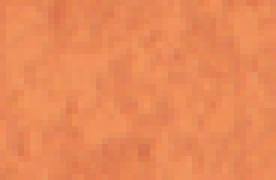
#> input picture example/111/107.png, 46 x 30 px (shown 6 times larger); its folder holds only this picture in this run
$ python -i ha.py   (imports and definitions only)   (older library calls are emulated)
#> lines starting #> are read from the running program, lines starting #| are printed output that depends on the picture; after the words box and inside, x2 and y2 are one past the last pixel; in counts of white or black regions, pixels touching at a corner belong together
from __future__ import (
    division,
    print_function,
)
# _*_ coding:utf-8 _*_

import a
import cv2
import sys
import array
#reload(sys)

#sys.setdefaultencoding('utf-8')
import cv2
import os as _os
import numpy as np
import skimage.data
import matplotlib.pyplot as plt
import matplotlib.patches as mpatches
import selectivesearch
from PIL import Image
import matplotlib.pyplot as plt
import a
import scipy.signal as signal
from skimage import data,filters
import scipy.misc

from skimage.data import data_dir
from skimage.io import imread, use_plugin
from skimage._shared._warnings import expected_warnings
from skimage.data._binary_blobs import binary_blobs
from skimage.data import img_as_bool

from PIL import Image

from pylab import *

from PIL import Image

import tkinter
from tkinter import filedialog

#path1="123123"
# [1 line not run here, left out]
path1='123123'

# [1 line not run here, left out]
path2='111'


def chuancan(A):
	global path2
	A=path2

#button1 打开文件对话框
def openfiles2():
    s2fname = filedialog.askopenfilename(title='打开bmp文件', filetypes=[('bmp', '*'), ('All Files', '*')])
#> the answer given: 111/107.png
    print(s2fname)
    global path1
    path1=s2fname
    global path2
    path3=path1.split('.')
    path2=path3[0]

    chuancan(path2)
    #print(path2)


    #print(path1)
    #img = Image.open(s2fname)  #打开图片
    img = Image.open(s2fname)  #打开图片
#> img is the input picture: PIL image 46x30 RGB; mean R, G, B 233.5, 137.3, 88
    img1=Image.open(s2fname)

    (x,y) = img.size  #更改图片尺寸
#> x = 46; y = 30
    x_s=512
    y_s=512
    img=img.resize((x_s,y_s),Image.ANTIALIAS)
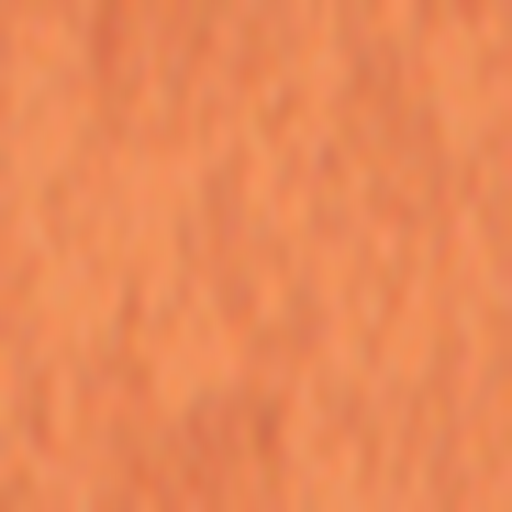
#> img: PIL image 512x512 RGB; mean R, G, B 233.5, 137.3, 88
    img1=img1.resize((x_s,y_s),Image.ANTIALIAS)

    im1 = array(img.convert('L'))   #将图片灰度化
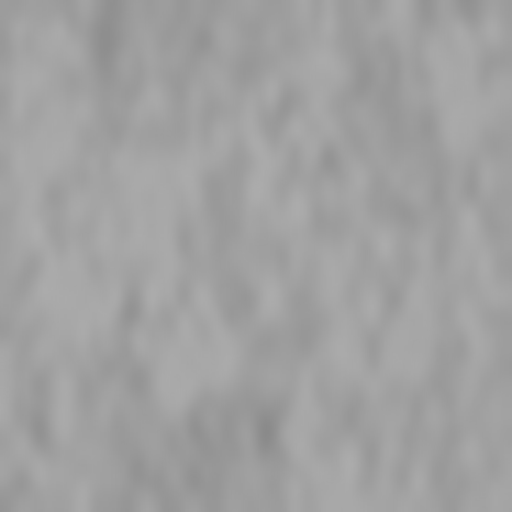
#> im1: shape (512, 512); min 138, max 172, mean 160.4
    scipy.misc.imsave('C:\\Users\\Administrator\\Desktop\\lily\\img.png', im1)
    scipy.misc.imsave('C:\\Users\\Administrator\\Desktop\\lily\\yuantu.png', img1)


    #将图片三值化
    img_new=im1
    im=img_new
    imm=im
    threshold=160
    for i in range(0,im.shape[0]):
        for j in range(0,im.shape[1]):
            if imm[i][j]>=threshold:
                imm[i][j]=255
            else:
                if imm[i][j]>threshold-50:
                    imm[i][j]=125
                else:
                    imm[i][j]=0
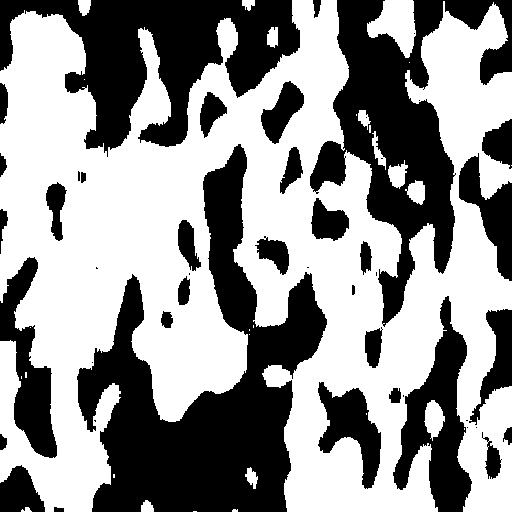
#> imm: shape (512, 512); values 125 (black) and 255 (white), 57.4% white; 47 black regions (15 under 20 px), largest, box (x1, y1, x2, y2) and area: (77, 144, 327, 512) 35906, (310, 0, 512, 327) 22922, (0, 0, 300, 157) 21626

    #中值滤波
    for i in range (10):   #迭代次数
        imgg = cv2.medianBlur(imm,5)  #5*5
#> this loop made 10 passes
#> pass 1, in openfiles2, `imgg = cv2.medianBlur(imm,5)`:
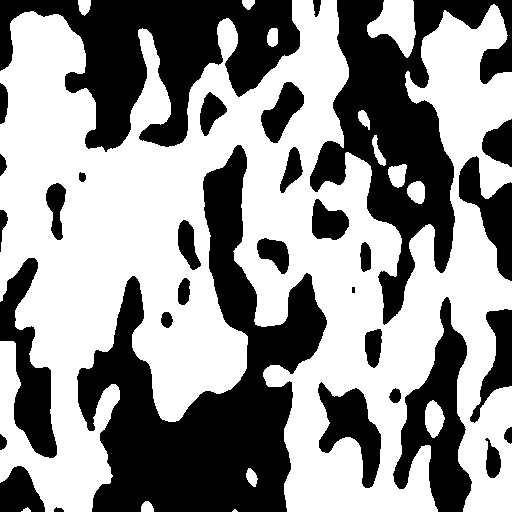
#> imgg: shape (512, 512); values 125 (black) and 255 (white), 57.4% white; 32 black regions (1 under 20 px), largest, box (x1, y1, x2, y2) and area: (77, 145, 327, 512) 35937, (310, 0, 512, 325) 22990, (0, 0, 300, 152) 21644

    plt.subplot(1,2,1),plt.imshow(imm,'gray')
    scipy.misc.imsave('C:\\Users\\Administrator\\Desktop\\lily\\sanzhi.png', imm)
    plt.subplot(1,2,2),plt.imshow(imgg,'gray')#默认彩色，另一种彩色bgr
    scipy.misc.imsave('C:\\Users\\Administrator\\Desktop\\lily\\lvbo1.png', imgg)
    # [11 lines of commented-out code are left out]


# [20 lines left out: functions xianshi_tiqu, xianshi_lvbo, not called in this run]


def tiqu():
    import example
    example.mn()

# [26 lines left out: function mkdir, not called in this run]

# 定义要创建的目录
#mkpath="C:\\Users\\Administrator\\Desktop\\hahhh"
#mkdir(mkpath)
# 调用函数


#窗体
# [3 lines not run here, left out]
#root.geometry('500x300+500+200')
# [1 line that did not run here, left out]

# [1 line that did not run here, left out]
# [1 line that did not run here, left out]
#btn3 = tkinter.Button(root, text='打开提取文件',bg = 'gray',font = ('宋体',12),width=12,height=2, command=tiqu)
# [1 line that did not run here, left out]
# [1 line that did not run here, left out]
# [1 line that did not run here, left out]


# [5 lines not run here, left out]

# [12 lines of commented-out code are left out]
# [1 line that did not run here, left out]
# [1 line not run here, left out]

# [1 line that did not run here, left out]
# [4 lines of commented-out code are left out]

import os
path8 = "C:\\Users\\Administrator\\Desktop\\aa" #文件夹目录
# [1 line that did not run here, left out]
#print(files)
strA=""
temp=[]
i=0
# [24 lines not run here, left out]

'''
for i in range(len(temp)):
    img_png = tkinter.PhotoImage(file = temp[i])
    print("img_png====")
    print(temp[i])
    label_img=tkinter.Label(root, image = img_png,width = 100,height = 100,text = 'left')
    #label_img=tkinter.Label(root, image = img_png,width = 100,height = 100,text = 'left')
    #label_img.pack(ipadx=i*33.5 ,ipady=i*36.2)
    #label_img.pack(padx=i*33.5 ,pady=i*36.2)

label_img.pack(side = 'left')
'''
#btn2.pack(side='left')

# [1 line not run here, left out]

>>> result = openfiles2()

$ run again, on example/111/111.png
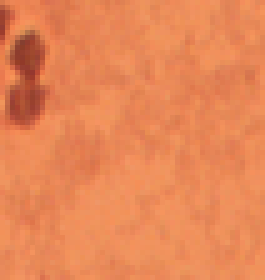
#> input picture example/111/111.png, 53 x 56 px (shown 5 times larger)
#> in openfiles2, img is the input picture: PIL image 53x56 RGB; mean R, G, B 231.4, 134.8, 86.6
#> img: PIL image 512x512 RGB
#> in openfiles2, `im1 = array(img.convert('L'))`:
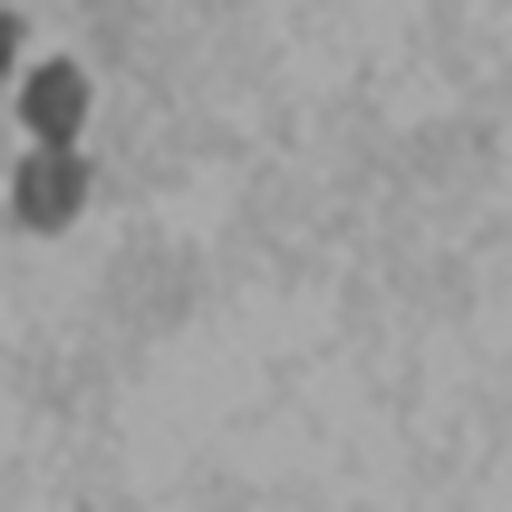
#> im1: shape (512, 512); min 77, max 177, mean 158.2
#> the loop in openfiles2, `for i in range (10):` made 10 passes
#> pass 1, in openfiles2, `imgg = cv2.medianBlur(imm,5)`:
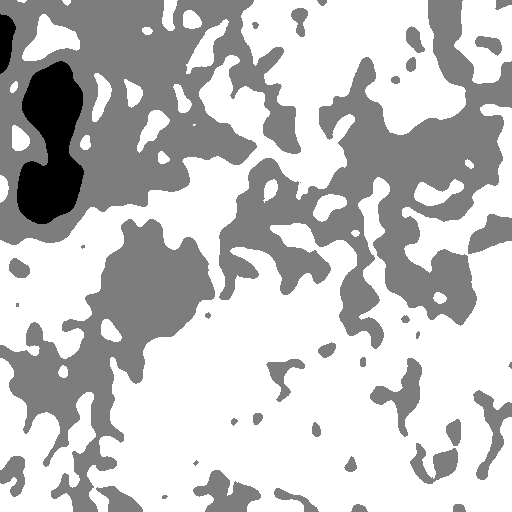
#> imgg: shape (512, 512); min 0, max 255, mean 194.4

$ run again, on example/111/112.png
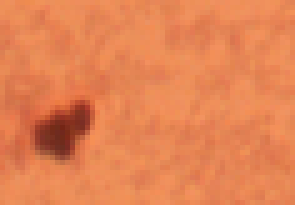
#> input picture example/111/112.png, 59 x 41 px (shown 5 times larger)
#> in openfiles2, img is the input picture: PIL image 59x41 RGB; mean R, G, B 228.5, 131.4, 83.4
#> img: PIL image 512x512 RGB
#> in openfiles2, `im1 = array(img.convert('L'))`:
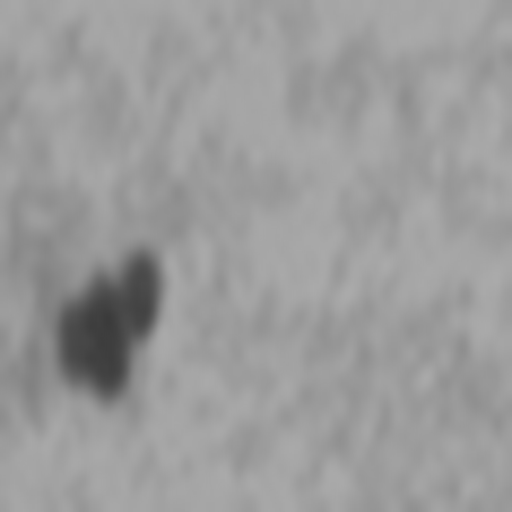
#> im1: shape (512, 512); min 59, max 170, mean 155
#> the loop in openfiles2, `for i in range (10):` made 10 passes
#> pass 1, in openfiles2, `imgg = cv2.medianBlur(imm,5)`:
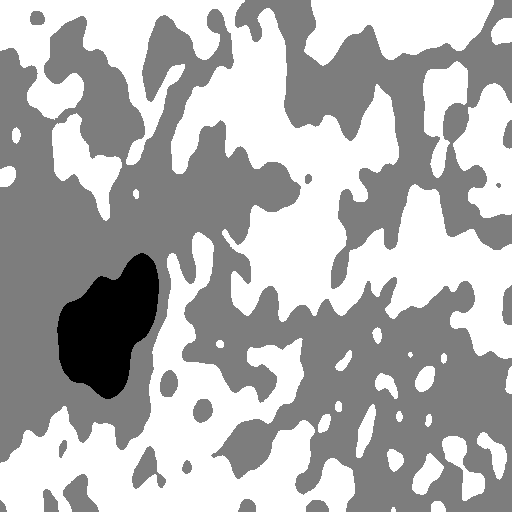
#> imgg: shape (512, 512); min 0, max 255, mean 177.7

$ run again, on example/111/113.png
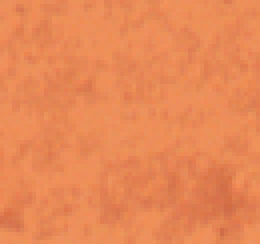
#> input picture example/111/113.png, 65 x 61 px (shown 4 times larger)
#> in openfiles2, img is the input picture: PIL image 65x61 RGB; mean R, G, B 232.4, 136.7, 86.4
#> img: PIL image 512x512 RGB
#> after the loop in openfiles2, `for i in range(0,im.shape[0]):`:
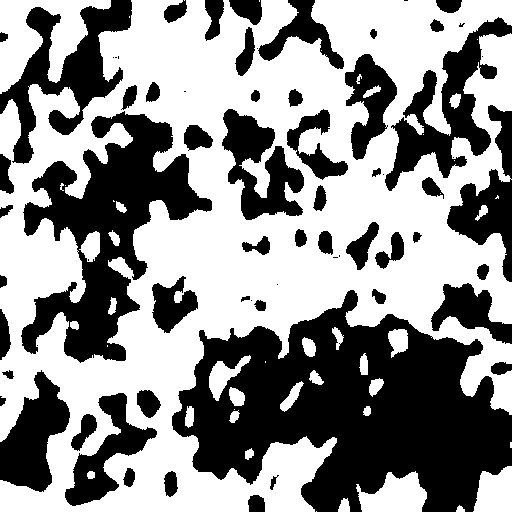
#> imm: shape (512, 512); values 125 (black) and 255 (white), 56.6% white; 68 black regions (16 under 20 px), largest, box (x1, y1, x2, y2) and area: (172, 290, 512, 512) 43476, (21, 111, 212, 363) 19377, (0, 0, 132, 164) 7490
#> the loop in openfiles2, `for i in range (10):` made 10 passes
#> pass 1, in openfiles2, `imgg = cv2.medianBlur(imm,5)`:
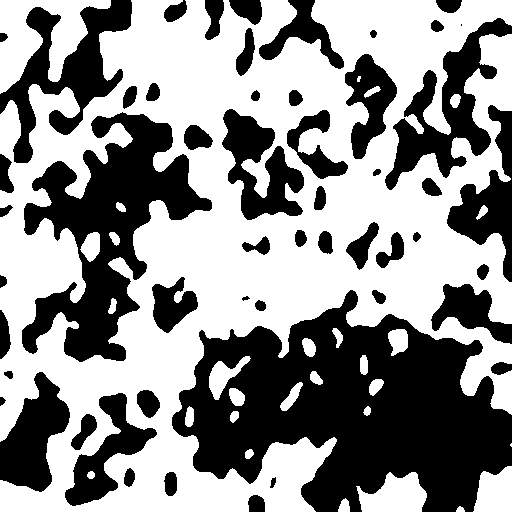
#> imgg: shape (512, 512); values 125 (black) and 255 (white), 56.6% white; 53 black regions (1 under 20 px), largest, box (x1, y1, x2, y2) and area: (172, 290, 512, 512) 43608, (22, 112, 212, 362) 19426, (0, 0, 132, 163) 7487

$ run again, on example/111/108.png
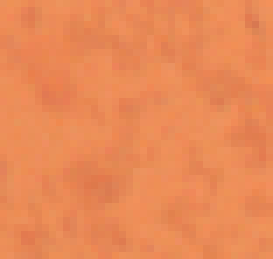
#> input picture example/111/108.png, 39 x 37 px (shown 7 times larger)
#> in openfiles2, img is the input picture: PIL image 39x37 RGB; mean R, G, B 234.1, 138.1, 86.8
#> img: PIL image 512x512 RGB
#> the loop in openfiles2, `for i in range (10):` made 10 passes
#> pass 1, in openfiles2, `imgg = cv2.medianBlur(imm,5)`:
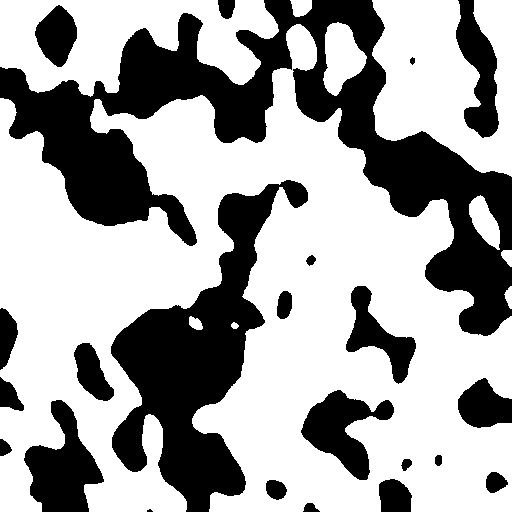
#> imgg: shape (512, 512); values 125 (black) and 255 (white), 64.1% white; 23 black regions (1 under 20 px), largest, box (x1, y1, x2, y2) and area: (0, 0, 512, 336) 47370, (111, 180, 308, 512) 23674, (24, 400, 104, 512) 4753
